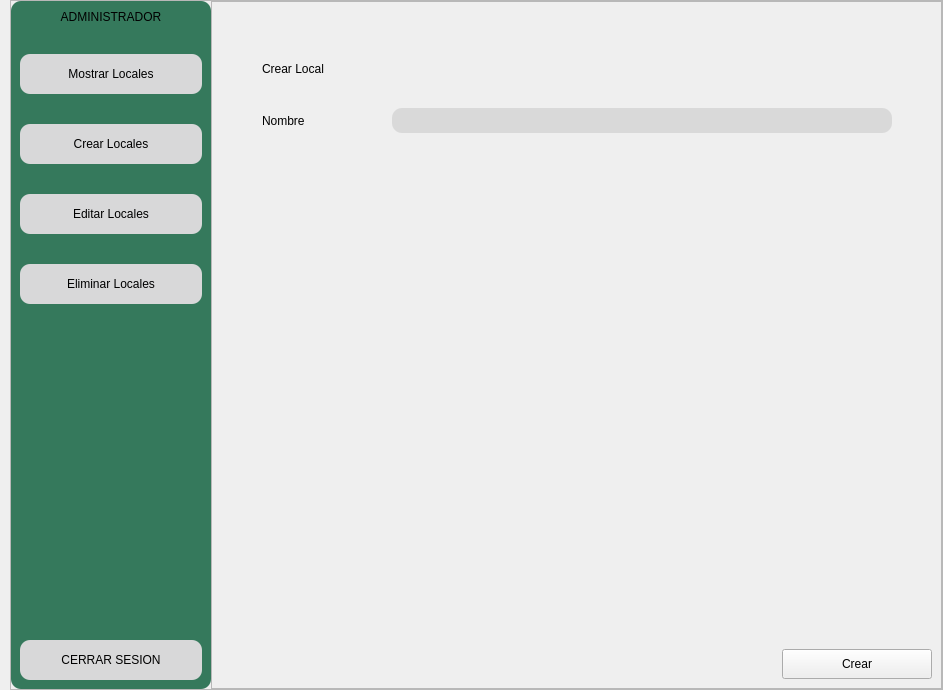
         <widget class="QWidget" name="pgCrearLocalAdmin">
          <layout class="QHBoxLayout" name="horizontalLayout_18">
           <property name="spacing">
            <number>0</number>
           </property>
           <property name="leftMargin">
            <number>10</number>
           </property>
           <property name="topMargin">
            <number>0</number>
           </property>
           <property name="rightMargin">
            <number>0</number>
           </property>
           <property name="bottomMargin">
            <number>0</number>
           </property>
           <item>
            <widget class="QFrame" name="frame_27">
             <property name="frameShape">
              <enum>QFrame::StyledPanel</enum>
             </property>
             <property name="frameShadow">
              <enum>QFrame::Raised</enum>
             </property>
             <layout class="QHBoxLayout" name="horizontalLayout_30">
              <property name="spacing">
               <number>0</number>
              </property>
              <property name="leftMargin">
               <number>0</number>
              </property>
              <property name="topMargin">
               <number>0</number>
              </property>
              <property name="rightMargin">
               <number>0</number>
              </property>
              <property name="bottomMargin">
               <number>0</number>
              </property>
              <item>
               <widget class="QFrame" name="frame_28">
                <property name="minimumSize">
                 <size>
                  <width>200</width>
                  <height>0</height>
                 </size>
                </property>
                <property name="maximumSize">
                 <size>
                  <width>200</width>
                  <height>16777215</height>
                 </size>
                </property>
                <property name="styleSheet">
                 <string notr="true">background-color: #35795c;
border-radius:10px;</string>
                </property>
                <property name="frameShape">
                 <enum>QFrame::StyledPanel</enum>
                </property>
                <property name="frameShadow">
                 <enum>QFrame::Raised</enum>
                </property>
                <layout class="QVBoxLayout" name="verticalLayout_27">
                 <property name="spacing">
                  <number>30</number>
                 </property>
                 <item>
                  <widget class="QLabel" name="label_28">
                   <property name="styleSheet">
                    <string notr="true">font: 87 11pt &quot;Arial Black&quot;;</string>
                   </property>
                   <property name="text">
                    <string>ADMINISTRADOR</string>
                   </property>
                   <property name="alignment">
                    <set>Qt::AlignCenter</set>
                   </property>
                  </widget>
                 </item>
                 <item>
                  <widget class="QPushButton" name="btnMostrarLocalAdmin1_2">
                   <property name="minimumSize">
                    <size>
                     <width>0</width>
                     <height>40</height>
                    </size>
                   </property>
                   <property name="styleSheet">
                    <string notr="true">QPushButton{
background-color: #d8d8d9;
font: 87 10pt &quot;Arial Black&quot;;
color: rgb(0, 0, 0);
border-radius:10px;

}

QPushButton:hover{
background-color: #c8c8c9;
color: rgb(0, 0, 0);
border-radius:10px;
}</string>
                   </property>
                   <property name="text">
                    <string>Mostrar Locales</string>
                   </property>
                  </widget>
                 </item>
                 <item>
                  <widget class="QPushButton" name="btnCrearLocalAdmin1_2">
                   <property name="minimumSize">
                    <size>
                     <width>0</width>
                     <height>40</height>
                    </size>
                   </property>
                   <property name="styleSheet">
                    <string notr="true">QPushButton{
background-color: #d8d8d9;
font: 87 10pt &quot;Arial Black&quot;;
color: rgb(0, 0, 0);
border-radius:10px;

}

QPushButton:hover{
background-color: #c8c8c9;
color: rgb(0, 0, 0);
border-radius:10px;
}</string>
                   </property>
                   <property name="text">
                    <string>Crear Locales</string>
                   </property>
                  </widget>
                 </item>
                 <item>
                  <widget class="QPushButton" name="btnEditarLocalAdmin1_2">
                   <property name="minimumSize">
                    <size>
                     <width>0</width>
                     <height>40</height>
                    </size>
                   </property>
                   <property name="styleSheet">
                    <string notr="true">QPushButton{
background-color: #d8d8d9;
font: 87 10pt &quot;Arial Black&quot;;
color: rgb(0, 0, 0);
border-radius:10px;

}

QPushButton:hover{
background-color: #c8c8c9;
color: rgb(0, 0, 0);
border-radius:10px;
}</string>
                   </property>
                   <property name="text">
                    <string>Editar Locales</string>
                   </property>
                  </widget>
                 </item>
                 <item>
                  <widget class="QPushButton" name="btnEliminarLocalAdmin1_2">
                   <property name="minimumSize">
                    <size>
                     <width>0</width>
                     <height>40</height>
                    </size>
                   </property>
                   <property name="styleSheet">
                    <string notr="true">QPushButton{
background-color: #d8d8d9;
font: 87 10pt &quot;Arial Black&quot;;
color: rgb(0, 0, 0);
border-radius:10px;

}

QPushButton:hover{
background-color: #c8c8c9;
color: rgb(0, 0, 0);
border-radius:10px;
}</string>
                   </property>
                   <property name="text">
                    <string>Eliminar Locales</string>
                   </property>
                  </widget>
                 </item>
                 <item>
                  <spacer name="verticalSpacer_35">
                   <property name="orientation">
                    <enum>Qt::Vertical</enum>
                   </property>
                   <property name="sizeHint" stdset="0">
                    <size>
                     <width>20</width>
                     <height>306</height>
                    </size>
                   </property>
                  </spacer>
                 </item>
                 <item>
                  <widget class="QPushButton" name="btnCerrarSesionAdmin1_6">
                   <property name="minimumSize">
                    <size>
                     <width>0</width>
                     <height>40</height>
                    </size>
                   </property>
                   <property name="styleSheet">
                    <string notr="true">QPushButton{
background-color: #d8d8d9;
font: 87 9pt &quot;Arial Black&quot;;
color: rgb(0, 0, 0);
border-radius:10px;

}

QPushButton:hover{
background-color: #c8c8c9;
color: rgb(0, 0, 0);
border-radius:10px;
}</string>
                   </property>
                   <property name="text">
                    <string>CERRAR SESION</string>
                   </property>
                   <property name="icon">
                    <iconset>
                     <normaloff>Imagenes/logo cerrar sesion.png</normaloff>Imagenes/logo cerrar sesion.png</iconset>
                   </property>
                  </widget>
                 </item>
                </layout>
               </widget>
              </item>
              <item>
               <widget class="QFrame" name="frame_29">
                <property name="styleSheet">
                 <string notr="true">QLineEdit{
background-color: #d9d9d9;
border-radius:10px;
color: rgb(0, 0, 0);
font: 87 11pt &quot;Arial Black&quot;;
}</string>
                </property>
                <property name="frameShape">
                 <enum>QFrame::StyledPanel</enum>
                </property>
                <property name="frameShadow">
                 <enum>QFrame::Raised</enum>
                </property>
                <layout class="QVBoxLayout" name="verticalLayout_38">
                 <property name="spacing">
                  <number>6</number>
                 </property>
                 <property name="leftMargin">
                  <number>50</number>
                 </property>
                 <property name="topMargin">
                  <number>60</number>
                 </property>
                 <property name="rightMargin">
                  <number>9</number>
                 </property>
                 <property name="bottomMargin">
                  <number>9</number>
                 </property>
                 <item>
                  <layout class="QVBoxLayout" name="verticalLayout_37">
                   <item>
                    <layout class="QHBoxLayout" name="horizontalLayout_61">
                     <item>
                      <layout class="QVBoxLayout" name="verticalLayout_36">
                       <property name="spacing">
                        <number>30</number>
                       </property>
                       <item>
                        <widget class="QLabel" name="label_58">
                         <property name="styleSheet">
                          <string notr="true">font: 87 18pt &quot;Arial Black&quot;;</string>
                         </property>
                         <property name="text">
                          <string>Crear Local</string>
                         </property>
                        </widget>
                       </item>
                       <item>
                        <layout class="QHBoxLayout" name="horizontalLayout_62">
                         <item>
                          <widget class="QLabel" name="label_59">
                           <property name="minimumSize">
                            <size>
                             <width>100</width>
                             <height>30</height>
                            </size>
                           </property>
                           <property name="maximumSize">
                            <size>
                             <width>100</width>
                             <height>30</height>
                            </size>
                           </property>
                           <property name="styleSheet">
                            <string notr="true">font: 87 11pt &quot;Arial Black&quot;;</string>
                           </property>
                           <property name="text">
                            <string>Nombre</string>
                           </property>
                          </widget>
                         </item>
                         <item>
                          <widget class="QLineEdit" name="nombreCrearLocalAdmin">
                           <property name="minimumSize">
                            <size>
                             <width>500</width>
                             <height>25</height>
                            </size>
                           </property>
                           <property name="text">
                            <string/>
                           </property>
                          </widget>
                         </item>
                        </layout>
                       </item>
                       <item>
                        <layout class="QHBoxLayout" name="horizontalLayout_64"/>
                       </item>
                      </layout>
                     </item>
                     <item>
                      <spacer name="horizontalSpacer_32">
                       <property name="orientation">
                        <enum>Qt::Horizontal</enum>
                       </property>
                       <property name="sizeHint" stdset="0">
                        <size>
                         <width>40</width>
                         <height>20</height>
                        </size>
                       </property>
                      </spacer>
                     </item>
                    </layout>
                   </item>
                   <item>
                    <spacer name="verticalSpacer_46">
                     <property name="orientation">
                      <enum>Qt::Vertical</enum>
                     </property>
                     <property name="sizeHint" stdset="0">
                      <size>
                       <width>20</width>
                       <height>40</height>
                      </size>
                     </property>
                    </spacer>
                   </item>
                  </layout>
                 </item>
                 <item>
                  <layout class="QHBoxLayout" name="horizontalLayout_70">
                   <item>
                    <widget class="QLabel" name="labelInfoCrearLocalAdmin">
                     <property name="minimumSize">
                      <size>
                       <width>300</width>
                       <height>30</height>
                      </size>
                     </property>
                     <property name="maximumSize">
                      <size>
                       <width>200</width>
                       <height>30</height>
                      </size>
                     </property>
                     <property name="styleSheet">
                      <string notr="true">font: 87 10pt &quot;Arial Black&quot;;</string>
                     </property>
                     <property name="text">
                      <string/>
                     </property>
                    </widget>
                   </item>
                   <item>
                    <spacer name="horizontalSpacer_35">
                     <property name="orientation">
                      <enum>Qt::Horizontal</enum>
                     </property>
                     <property name="sizeHint" stdset="0">
                      <size>
                       <width>40</width>
                       <height>20</height>
                      </size>
                     </property>
                    </spacer>
                   </item>
                   <item>
                    <widget class="QPushButton" name="btnCrearLocalAdmin">
                     <property name="minimumSize">
                      <size>
                       <width>150</width>
                       <height>30</height>
                      </size>
                     </property>
                     <property name="maximumSize">
                      <size>
                       <width>150</width>
                       <height>30</height>
                      </size>
                     </property>
                     <property name="styleSheet">
                      <string notr="true">font: 87 13pt &quot;Arial Black&quot;;
color: rgb(0, 0, 0);</string>
                     </property>
                     <property name="text">
                      <string>Crear</string>
                     </property>
                    </widget>
                   </item>
                  </layout>
                 </item>
                </layout>
               </widget>
              </item>
             </layout>
            </widget>
           </item>
          </layout>
         </widget>
